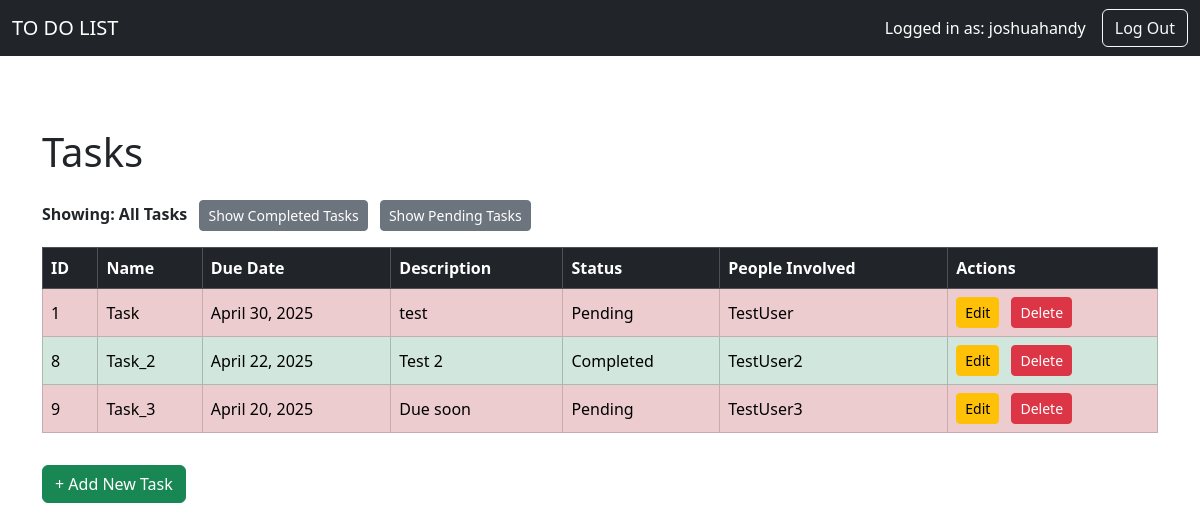
/admin-panel/ (signed in), run on an earlier commit of the app's database.
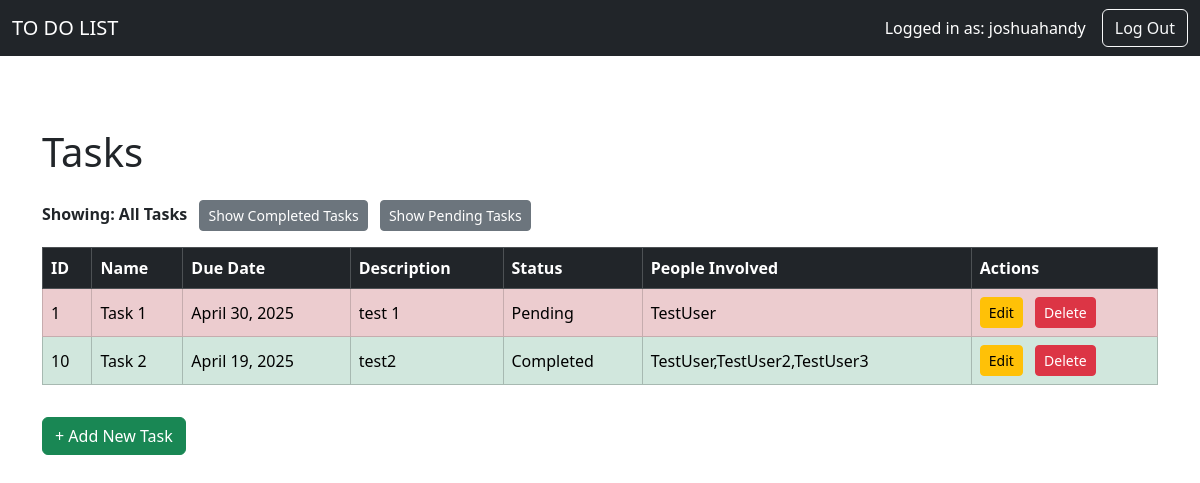
And on a later commit of the database.
### web_app/models.py (models this page shows, shortened)
class todolist(models.Model):
    name = models.CharField(max_length=255)
    due_date = models.DateField()
    description = models.TextField()
    status = models.CharField(max_length=100)
    people_involved = models.CharField(max_length=255)
    assigned_to = models.ForeignKey(User, on_delete=models.CASCADE, null=True, blank=True)

### web_app/views.py (the view)
# urls.py: path('admin-panel/', views.task_panel_admin, name='task_panel_admin'),
@login_required
def task_panel_admin(request):
    if request.method == 'POST':
        form = TodoListForm(request.POST)
        if form.is_valid():
            task_id = request.POST.get('task_id')
            if task_id:
                task = todolist.objects.get(pk=task_id)
                form = TodoListForm(request.POST, instance=task)
            new_task = form.save(commit=False)
            user_id = request.POST.get('assigned_to')
            if user_id:
                new_task.assigned_to = User.objects.get(id=user_id)
            new_task.save()
            messages.success(request, "Task saved successfully!")
            return redirect('task_panel_admin')
        else:
            messages.error(request, "There was an error with the form.")
    else:
        form = TodoListForm()
    tasks = todolist.objects.all()
    showing_completed = request.GET.get('completed') == 'true'
    showing_pending = request.GET.get('pending') == 'true'
    if showing_completed:
        tasks = tasks.filter(status__iexact='Completed')
    elif showing_pending:
        tasks = tasks.exclude(status__iexact='Completed')
    for task in tasks:
        if task.due_date:
            task.is_due_soon = (task.due_date - date.today()).days <= 3
        else:
            task.is_due_soon = False
        task.is_completed = task.status.lower() == 'completed'
    delete_id = request.GET.get('delete_id')
    if delete_id:
        todolist.objects.filter(id=delete_id).delete()
        messages.success(request, "Task deleted successfully.")
        return redirect('task_panel_admin')
    return render(request, 'taskPanel.html', {
        'form': form,
        'tasks': tasks,
        'showing_completed': showing_completed,
        'showing_pending': showing_pending,
        'users': User.objects.all(),
    })

### web_app/templates/taskPanel.html (shortened to what this page needs)
{% extends 'base.html' %}
{% block content %}
<h1 class="mb-4">Tasks</h1>
<div class="mb-3">
  {% if showing_completed %}
    <strong>Showing: Completed Tasks</strong>
    <form action="{% url 'task_panel_admin' %}" method="get" style="display:inline;">
      <button type="submit" class="btn btn-sm btn-secondary ms-2">Show All Tasks</button>
    </form>
  {% elif showing_pending %}
    <strong>Showing: Pending Tasks</strong>
    <form action="{% url 'task_panel_admin' %}" method="get" style="display:inline;">
      <button type="submit" class="btn btn-sm btn-secondary ms-2">Show All Tasks</button>
    </form>
  {% else %}
    <strong>Showing: All Tasks</strong>
    <form method="get" style="display:inline;">
      <button type="submit" class="btn btn-sm btn-secondary ms-2">Show Completed Tasks</button>
    </form>
    <form method="get" style="display:inline;">
      <button type="submit" class="btn btn-sm btn-secondary ms-2">Show Pending Tasks</button>
    </form>
  {% endif %}
</div>
<div class="table-responsive mb-3">
  <table class="table table-striped table-bordered align-middle">
    <thead class="table-dark">
      <tr>
        <th>ID</th>
        <th>Name</th>
        <th>Due Date</th>
        <th>Description</th>
        <th>Status</th>
        <th>People Involved</th>
        <th>Actions</th>
      </tr>
    </thead>
    <tbody>
      {% for task in tasks %}
      <tr class="{% if task.is_completed %}table-success{% elif task.is_due_soon %}table-danger{% endif %}">
        <td>{{ task.id }}</td>
        <td>{{ task.name }}</td>
        <td>{{ task.due_date }}</td>
        <td>{{ task.description }}</td>
        <td>{{ task.status }}</td>
        <td>{{ task.people_involved }}</td>
        <td>
          <button type="button" class="btn btn-sm btn-warning" onclick="editTask(
            '{{ task.id }}',
            `{{ task.name|escapejs }}`,
            '{{ task.due_date }}',
            `{{ task.description|escapejs }}`,
            '{{ task.status }}',
            `{{ task.people_involved|escapejs }}`
          )">Edit</button>
          <a href="?delete_id={{ task.id }}" class="btn btn-sm btn-danger ms-2" onclick="return confirm('Are you sure you want to delete this task?')">Delete</a>
        </td>
      </tr>
      {% endfor %}
    </tbody>
  </table>
</div>
<div class="mb-4">
  <button class="btn btn-success" onclick="toggleForm()">+ Add New Task</button>
</div>
{% endblock %}

### web_app/templates/base.html (shortened to what this page needs)
<!DOCTYPE html>
<html lang="en">
  <head>
    <link
      href="https://cdn.jsdelivr.net/npm/bootstrap@5.3.3/dist/css/bootstrap.min.css"
      rel="stylesheet"
    />
  </head>
  <body>
    {% include 'navbar2.html' %}
    <div class="container mt-5 pt-4">
      {% block content %}{% endblock %}
    </div>
  </body>
</html>

### web_app/templates/navbar2.html (shortened to what this page needs)
<nav class="navbar navbar-expand-lg navbar-dark bg-dark">
  <div class="container-fluid">
    <a class="navbar-brand" href="#">TO DO LIST</a>
    <div class="collapse navbar-collapse" id="navbarNav">
      {% if user.is_authenticated %}
        <span class="navbar-text text-white me-3">
          Logged in as: {{ user.username }}
        </span>
      {% endif %}
      <form class="d-flex" action="{% url 'login' %}" method="get">
        <button class="btn btn-outline-light" type="submit">Log Out</button>
      </form>
    </div>
  </div>
</nav>

What changed in the data, as far as the page shows it:
removed todolist: id "8", name "Task_2", due_date "April 22, 2025", description "Test 2", status "Completed", people_involved "TestUser2"
removed todolist: id "9", name "Task_3", due_date "April 20, 2025", description "Due soon", status "Pending", people_involved "TestUser3"
changed todolist "Pending": name "Task" → "Task 1"; description "test" → "test 1"
added todolist: id "10", name "Task 2", due_date "April 19, 2025", description "test2", status "Completed", people_involved "TestUser,TestUser2,TestUser3"
